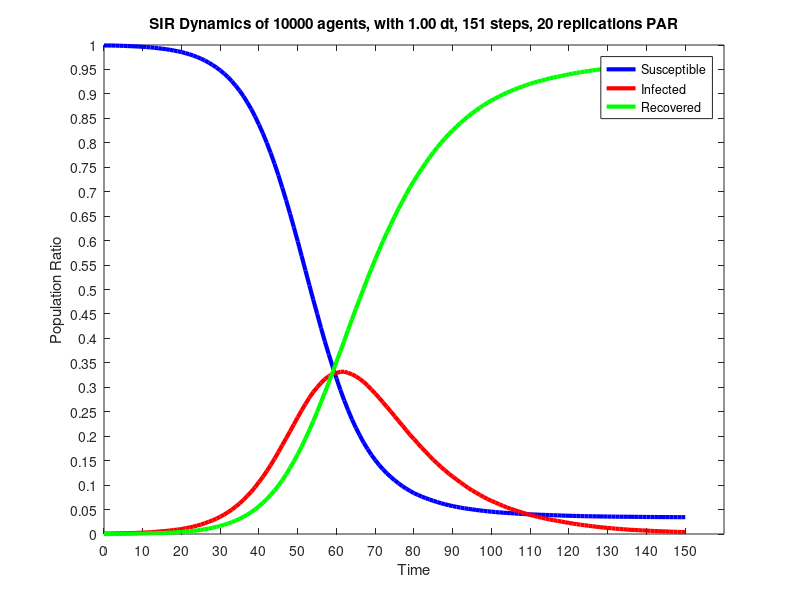

Write the MATLAB code that produced this figure.
dynamics = [
9990.000,10.000,0.000;
9990.000,10.000,0.000;
9990.000,10.000,0.000;
9987.350,12.650,0.000;
9985.400,13.350,1.250;
9982.450,15.100,2.450;
9979.150,15.900,4.950;
9976.050,17.400,6.550;
9972.250,20.750,7.000;
9967.750,24.200,8.050;
9962.950,28.250,8.800;
9957.350,31.400,11.250;
9950.700,36.450,12.850;
9943.050,42.200,14.750;
9933.600,49.250,17.150;
9924.350,56.200,19.450;
9914.350,62.050,23.600;
9901.700,71.450,26.850;
9887.250,81.650,31.100;
9871.550,91.250,37.200;
9855.550,101.550,42.900;
9833.450,117.200,49.350;
9811.800,131.300,56.900;
9785.050,150.150,64.800;
9755.350,171.050,73.600;
9721.850,192.550,85.600;
9683.100,220.350,96.550;
9641.150,248.350,110.500;
9592.450,279.150,128.400;
9541.800,313.200,145.000;
9480.600,353.700,165.700;
9415.100,396.450,188.450;
9340.050,445.950,214.000;
9258.550,498.150,243.300;
9164.700,561.650,273.650;
9065.500,623.800,310.700;
8950.700,696.850,352.450;
8824.050,779.400,396.550;
8689.200,862.900,447.900;
8536.250,959.800,503.950;
8369.600,1062.700,567.700;
8194.500,1167.200,638.300;
8001.150,1285.750,713.100;
7793.550,1406.450,800.000;
7572.200,1537.800,890.000;
7337.700,1673.300,989.000;
7084.850,1816.750,1098.400;
6825.750,1957.300,1216.950;
6552.750,2097.200,1350.050;
6270.350,2243.800,1485.850;
5983.200,2386.450,1630.350;
5686.350,2528.300,1785.350;
5386.750,2660.850,1952.400;
5087.050,2788.400,2124.550;
4790.850,2901.750,2307.400;
4505.300,2997.550,2497.150;
4213.350,3090.600,2696.050;
3937.450,3168.600,2893.950;
3675.250,3226.450,3098.300;
3422.100,3272.050,3305.850;
3179.800,3293.650,3526.550;
2946.800,3316.950,3736.250;
2730.350,3319.200,3950.450;
2531.650,3293.750,4174.600;
2342.550,3265.250,4392.200;
2171.950,3224.150,4603.900;
2017.050,3171.700,4811.250;
1869.500,3111.900,5018.600;
1740.250,3037.100,5222.650;
1620.300,2954.900,5424.800;
1511.350,2871.800,5616.850;
1411.600,2785.400,5803.000;
1321.450,2690.800,5987.750;
1239.950,2598.250,6161.800;
1166.400,2506.500,6327.100;
1100.300,2409.850,6489.850;
1035.400,2312.700,6651.900;
979.150,2220.400,6800.450;
927.300,2121.850,6950.850;
879.350,2026.400,7094.250;
835.750,1940.950,7223.300;
799.850,1851.950,7348.200;
765.000,1765.700,7469.300;
734.600,1680.050,7585.350;
705.550,1596.850,7697.600;
678.350,1516.100,7805.550;
652.750,1441.000,7906.250;
629.300,1369.200,8001.500;
607.550,1302.000,8090.450;
588.550,1233.000,8178.450;
570.400,1172.750,8256.850;
554.300,1112.650,8333.050;
539.750,1054.900,8405.350;
525.800,997.600,8476.600;
514.700,942.350,8542.950;
504.300,890.900,8604.800;
491.500,846.450,8662.050;
482.050,799.500,8718.450;
472.950,757.000,8770.050;
464.500,713.700,8821.800;
455.900,677.450,8866.650;
448.650,642.800,8908.550;
441.750,608.850,8949.400;
436.200,574.600,8989.200;
430.600,542.900,9026.500;
425.850,513.700,9060.450;
419.750,488.400,9091.850;
414.800,462.200,9123.000;
410.250,437.550,9152.200;
406.150,412.750,9181.100;
402.500,390.100,9207.400;
398.700,368.900,9232.400;
395.150,349.800,9255.050;
392.150,332.900,9274.950;
389.700,313.300,9297.000;
386.500,295.900,9317.600;
383.600,282.450,9333.950;
380.650,268.800,9350.550;
377.850,255.450,9366.700;
375.150,239.800,9385.050;
372.850,226.800,9400.350;
370.350,212.650,9417.000;
368.550,200.850,9430.600;
366.750,189.550,9443.700;
364.800,179.450,9455.750;
363.200,169.100,9467.700;
361.900,158.650,9479.450;
360.250,149.700,9490.050;
359.250,140.000,9500.750;
358.000,131.550,9510.450;
356.700,124.050,9519.250;
355.550,116.800,9527.650;
354.600,109.500,9535.900;
353.800,103.650,9542.550;
353.150,97.450,9549.400;
352.650,91.150,9556.200;
351.900,85.700,9562.400;
350.850,81.350,9567.800;
349.900,77.050,9573.050;
349.300,73.000,9577.700;
348.450,68.850,9582.700;
347.800,64.800,9587.400;
347.300,61.200,9591.500;
346.750,58.350,9594.900;
346.200,54.850,9598.950;
345.650,51.850,9602.500;
345.450,48.650,9605.900;
345.050,46.200,9608.750;
344.700,43.450,9611.850;
344.250,40.900,9614.850;
343.950,38.400,9617.650;
];
susceptible = dynamics (:, 1);
infected = dynamics (:, 2);
recovered = dynamics (:, 3);
totalPopulation = susceptible(1) + infected(1) + recovered(1);
susceptibleRatio = susceptible ./ totalPopulation;
infectedRatio = infected ./ totalPopulation;
recoveredRatio = recovered ./ totalPopulation;
steps = length (susceptible);
dt = 1.0;
replications = 20;
startingTime = 0;
endTime = (steps - 1) * dt;
time = 0 : dt : endTime;
figure
plot (time, susceptibleRatio.', 'color', 'blue', 'linewidth', 3);
hold on
plot (time, infectedRatio.', 'color', 'red', 'linewidth', 3);
hold on
plot (time, recoveredRatio.', 'color', 'green', 'linewidth', 3);
set(gca,'YTick',0:0.05:1.0)
set(gca,'XTick',0:10:endTime)
xlabel ('Time');
ylabel ('Population Ratio');
legend('Susceptible','Infected', 'Recovered');
titleStr = sprintf('SIR Dynamics of %i agents, with 1.00 dt, %i steps, 20 replications PAR', totalPopulation, steps)
title (titleStr);
